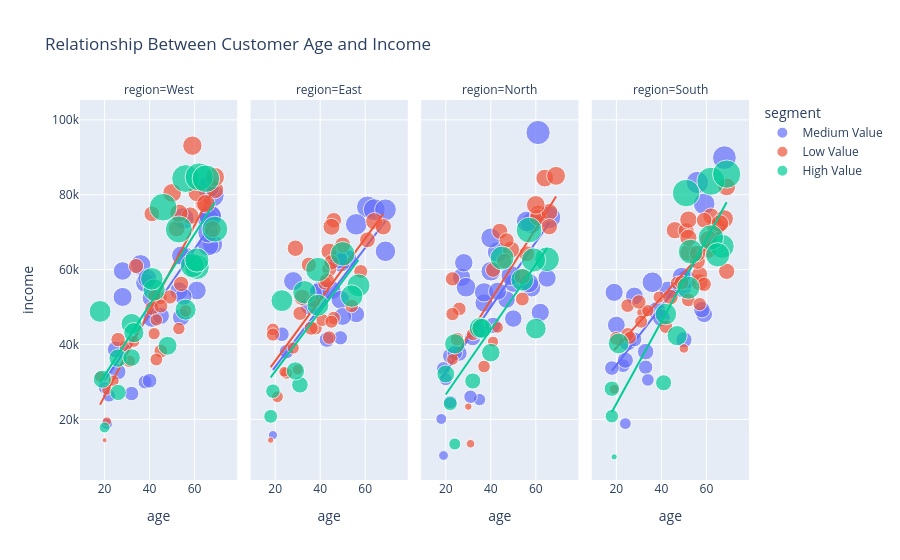

This figure's notebook cell:
### Markdown cell above
## Grammer of Graphics


1. Data: `df`
2. Aesthetics
   1. x-axis:
   2. y-axis:

### Code cell
import plotly.express as px

fig = px.scatter(
    data_frame=df, # data
    x="age", # x aesthetic
    y="income", # y aesthetic
    color="segment", # color aesthetic
    size="monthly_spend", # size aesthetic
    # facet_row ="region", # facet

    facet_col="region",
    trendline="ols", # statistical layer
    title="Relationship Between Customer Age and Income"
)

fig.show()

### Figure 1 — Plotly figure (JSON) as saved in the notebook; plotly's stock layout.template omitted (floating-point values rounded to 4 significant figures)
{"data": [{"hovertemplate": "segment=Medium Value<br>region=West<br>age=%{x}<br>income=%{y}<br>monthly_spend=%{marker.size}<extra></extra>", "legendgroup": "Medium Value", "marker": {"color": "#636efa", "size": [2411.0, 2778.0, 2195.0, 2320.0, 2030.0, 2967.0, 1269.0, 838.0, 3014.0, 1887.0, 2253.0, 1827.0, 1379.0, 2282.0, 1595.0, 2323.0, 1334.0, 2115.0, 3384.0, 2584.0, 2423.0, 2911.0, 3249.0, 1011.0, 2945.0, 2344.0, 2740.0, 1950.0, 1919.0, 3293.0, 1083.0], "sizemode": "area", "sizeref": 12.76, "symbol": "circle"}, "mode": "markers", "name": "Medium Value", "orientation": "v", "showlegend": true, "type": "scatter", "x": [56, 36, 28, 28, 41, 55, 38, 21, 67, 45, 61, 25, 40, 38, 26, 39, 32, 53, 68, 68, 41, 66, 66, 20, 66, 54, 66, 54, 55, 67, 22], "xaxis": "x", "y": [63350.0, 61230.0, 59640.0, 52710.0, 46960.0, 73640.0, 30000.0, 18850.0, 74560.0, 47650.0, 54430.0, 38670.0, 30330.0, 56460.0, 32700.0, 57670.0, 26900.0, 54310.0, 79810.0, 66770.0, 52470.0, 66520.0, 81980.0, 28450.0, 73680.0, 63740.0, 69890.0, 47320.0, 52760.0, 74120.0, 26370.0], "yaxis": "y"}, {"hovertemplate": "<b>OLS trendline</b><br>income = 876.822 * age + 12889.2<br>R<sup>2</sup>=0.667133<br><br>segment=Medium Value<br>region=West<br>age=%{x}<br>income=%{y} <b>(trend)</b><extra></extra>", "legendgroup": "Medium Value", "marker": {"color": "#636efa", "symbol": "circle"}, "mode": "lines", "name": "Medium Value", "showlegend": false, "type": "scatter", "x": [20, 21, 22, 25, 26, 28, 28, 32, 36, 38, 38, 39, 40, 41, 41, 45, 53, 54, 54, 55, 55, 56, 61, 66, 66, 66, 66, 67, 67, 68, 68], "xaxis": "x", "y": [30430.0, 31300.0, 32180.0, 34810.0, 35690.0, 37440.0, 37440.0, 40950.0, 44450.0, 46210.0, 46210.0, 47090.0, 47960.0, 48840.0, 48840.0, 52350.0, 59360.0, 60240.0, 60240.0, 61110.0, 61110.0, 61990.0, 66380.0, 70760.0, 70760.0, 70760.0, 70760.0, 71640.0, 71640.0, 72510.0, 72510.0], "yaxis": "y"}, {"hovertemplate": "segment=Medium Value<br>region=East<br>age=%{x}<br>income=%{y}<br>monthly_spend=%{marker.size}<extra></extra>", "legendgroup": "Medium Value", "marker": {"color": "#636efa", "size": [2688.0, 2233.0, 1972.0, 3068.0, 1554.0, 1336.0, 1373.0, 2001.0, 2406.0, 1833.0, 3077.0, 1300.0, 539.0, 2341.0, 2432.0, 2960.0, 2233.0, 2031.0, 2366.0, 3025.0, 2314.0], "sizemode": "area", "sizeref": 12.76, "symbol": "circle"}, "mode": "markers", "name": "Medium Value", "orientation": "v", "showlegend": false, "type": "scatter", "x": [69, 40, 39, 61, 43, 25, 23, 35, 52, 56, 64, 49, 19, 45, 49, 56, 49, 50, 28, 69, 48], "xaxis": "x2", "y": [64900.0, 54560.0, 54100.0, 76720.0, 41310.0, 38080.0, 42750.0, 50280.0, 62780.0, 48080.0, 76010.0, 41800.0, 15800.0, 54500.0, 61920.0, 72100.0, 51960.0, 47490.0, 56910.0, 75980.0, 62720.0], "yaxis": "y2"}, {"hovertemplate": "<b>OLS trendline</b><br>income = 795.438 * age + 18094.1<br>R<sup>2</sup>=0.595632<br><br>segment=Medium Value<br>region=East<br>age=%{x}<br>income=%{y} <b>(trend)</b><extra></extra>", "legendgroup": "Medium Value", "marker": {"color": "#636efa", "symbol": "circle"}, "mode": "lines", "name": "Medium Value", "showlegend": false, "type": "scatter", "x": [19, 23, 25, 28, 35, 39, 40, 43, 45, 48, 49, 49, 49, 50, 52, 56, 56, 61, 64, 69, 69], "xaxis": "x2", "y": [33210.0, 36390.0, 37980.0, 40370.0, 45930.0, 49120.0, 49910.0, 52300.0, 53890.0, 56280.0, 57070.0, 57070.0, 57070.0, 57870.0, 59460.0, 62640.0, 62640.0, 66620.0, 69000.0, 72980.0, 72980.0], "yaxis": "y2"}, {"hovertemplate": "segment=Medium Value<br>region=North<br>age=%{x}<br>income=%{y}<br>monthly_spend=%{marker.size}<extra></extra>", "legendgroup": "Medium Value", "marker": {"color": "#636efa", "size": [614.0, 3348.0, 971.0, 2133.0, 1243.0, 2172.0, 1165.0, 2297.0, 1658.0, 1604.0, 762.0, 3732.0, 1704.0, 2172.0, 1552.0, 2862.0, 2471.0, 2562.0, 2117.0, 1963.0, 2767.0, 1947.0, 2458.0, 2649.0, 1918.0, 1172.0, 1103.0, 2389.0, 1513.0, 2406.0, 2180.0, 2549.0, 2099.0, 2124.0], "sizemode": "area", "sizeref": 12.76, "symbol": "circle"}, "mode": "markers", "name": "Medium Value", "orientation": "v", "showlegend": false, "type": "scatter", "x": [19, 66, 35, 37, 19, 27, 31, 58, 32, 26, 18, 61, 41, 50, 22, 58, 29, 49, 62, 47, 56, 50, 40, 43, 34, 22, 20, 37, 24, 57, 28, 40, 43, 65], "xaxis": "x3", "y": [10360.0, 73960.0, 25300.0, 51100.0, 33580.0, 57930.0, 26040.0, 55210.0, 41810.0, 37650.0, 20110.0, 96610.0, 45110.0, 56380.0, 36960.0, 72440.0, 55300.0, 58410.0, 48590.0, 52010.0, 72840.0, 46920.0, 59570.0, 64670.0, 43690.0, 24630.0, 30750.0, 53930.0, 37760.0, 56410.0, 61830.0, 68460.0, 54220.0, 57740.0], "yaxis": "y3"}, {"hovertemplate": "<b>OLS trendline</b><br>income = 865.961 * age + 15374.1<br>R<sup>2</sup>=0.521832<br><br>segment=Medium Value<br>region=North<br>age=%{x}<br>income=%{y} <b>(trend)</b><extra></extra>", "legendgroup": "Medium Value", "marker": {"color": "#636efa", "symbol": "circle"}, "mode": "lines", "name": "Medium Value", "showlegend": false, "type": "scatter", "x": [18, 19, 19, 20, 22, 22, 24, 26, 27, 28, 29, 31, 32, 34, 35, 37, 37, 40, 40, 41, 43, 43, 47, 49, 50, 50, 56, 57, 58, 58, 61, 62, 65, 66], "xaxis": "x3", "y": [30960.0, 31830.0, 31830.0, 32690.0, 34430.0, 34430.0, 36160.0, 37890.0, 38760.0, 39620.0, 40490.0, 42220.0, 43080.0, 44820.0, 45680.0, 47410.0, 47410.0, 50010.0, 50010.0, 50880.0, 52610.0, 52610.0, 56070.0, 57810.0, 58670.0, 58670.0, 63870.0, 64730.0, 65600.0, 65600.0, 68200.0, 69060.0, 71660.0, 72530.0], "yaxis": "y3"}, {"hovertemplate": "segment=Medium Value<br>region=South<br>age=%{x}<br>income=%{y}<br>monthly_spend=%{marker.size}<extra></extra>", "legendgroup": "Medium Value", "marker": {"color": "#636efa", "size": [2113.0, 3001.0, 1318.0, 3621.0, 3188.0, 1791.0, 2152.0, 2056.0, 2040.0, 891.0, 1238.0, 2047.0, 1704.0, 1368.0, 1988.0, 1739.0, 1021.0, 2107.0, 2731.0, 2433.0, 2407.0, 1424.0, 1740.0, 2280.0, 1656.0], "sizemode": "area", "sizeref": 12.76, "symbol": "circle"}, "mode": "markers", "name": "Medium Value", "orientation": "v", "showlegend": false, "type": "scatter", "x": [38, 59, 33, 68, 56, 59, 43, 40, 20, 24, 23, 28, 50, 18, 25, 58, 34, 19, 36, 49, 51, 28, 33, 49, 24], "xaxis": "x4", "y": [49040.0, 77570.0, 33950.0, 89890.0, 83270.0, 48080.0, 54510.0, 47160.0, 45190.0, 18890.0, 34370.0, 52950.0, 41280.0, 33710.0, 40660.0, 49310.0, 30560.0, 53940.0, 56630.0, 55160.0, 57360.0, 41370.0, 38100.0, 58100.0, 35800.0], "yaxis": "y4"}, {"hovertemplate": "<b>OLS trendline</b><br>income = 780.731 * age + 18937.5<br>R<sup>2</sup>=0.497187<br><br>segment=Medium Value<br>region=South<br>age=%{x}<br>income=%{y} <b>(trend)</b><extra></extra>", "legendgroup": "Medium Value", "marker": {"color": "#636efa", "symbol": "circle"}, "mode": "lines", "name": "Medium Value", "showlegend": false, "type": "scatter", "x": [18, 19, 20, 23, 24, 24, 25, 28, 28, 33, 33, 34, 36, 38, 40, 43, 49, 49, 50, 51, 56, 58, 59, 59, 68], "xaxis": "x4", "y": [32990.0, 33770.0, 34550.0, 36890.0, 37680.0, 37680.0, 38460.0, 40800.0, 40800.0, 44700.0, 44700.0, 45480.0, 47040.0, 48610.0, 50170.0, 52510.0, 57190.0, 57190.0, 57970.0, 58750.0, 62660.0, 64220.0, 65000.0, 65000.0, 72030.0], "yaxis": "y4"}, {"hovertemplate": "segment=Low Value<br>region=West<br>age=%{x}<br>income=%{y}<br>monthly_spend=%{marker.size}<extra></extra>", "legendgroup": "Low Value", "marker": {"color": "#EF553B", "size": [1289.0, 825.0, 1082.0, 2012.0, 1871.0, 1095.0, 1013.0, 828.0, 669.0, 978.0, 1902.0, 989.0, 951.0, 1589.0, 1471.0, 1859.0, 1233.0, 1515.0, 1041.0, 2364.0, 541.0, 1025.0, 1307.0, 2393.0, 1254.0, 1989.0, 1329.0, 1979.0, 910.0, 2147.0, 163.0, 2244.0, 2209.0, 793.0], "sizemode": "area", "sizeref": 12.76, "symbol": "circle"}, "mode": "markers", "name": "Low Value", "orientation": "v", "showlegend": true, "type": "scatter", "x": [41, 29, 45, 69, 68, 42, 31, 24, 21, 53, 64, 43, 42, 41, 34, 52, 45, 54, 43, 69, 21, 56, 49, 59, 45, 58, 26, 61, 33, 53, 20, 50, 65, 18], "xaxis": "x", "y": [49640.0, 39560.0, 52390.0, 81290.0, 70820.0, 53000.0, 35520.0, 30320.0, 27840.0, 44260.0, 77680.0, 46580.0, 42910.0, 74910.0, 60960.0, 71020.0, 38240.0, 56200.0, 35990.0, 84720.0, 19450.0, 48970.0, 52700.0, 93110.0, 50260.0, 74400.0, 41300.0, 80480.0, 40820.0, 75060.0, 14450.0, 80480.0, 77600.0, 31460.0], "yaxis": "y"}, {"hovertemplate": "<b>OLS trendline</b><br>income = 1140.42 * age + 3423.77<br>R<sup>2</sup>=0.704965<br><br>segment=Low Value<br>region=West<br>age=%{x}<br>income=%{y} <b>(trend)</b><extra></extra>", "legendgroup": "Low Value", "marker": {"color": "#EF553B", "symbol": "circle"}, "mode": "lines", "name": "Low Value", "showlegend": false, "type": "scatter", "x": [18, 20, 21, 21, 24, 26, 29, 31, 33, 34, 41, 41, 42, 42, 43, 43, 45, 45, 45, 49, 50, 52, 53, 53, 54, 56, 58, 59, 61, 64, 65, 68, 69, 69], "xaxis": "x", "y": [23950.0, 26230.0, 27370.0, 27370.0, 30790.0, 33070.0, 36500.0, 38780.0, 41060.0, 42200.0, 50180.0, 50180.0, 51320.0, 51320.0, 52460.0, 52460.0, 54740.0, 54740.0, 54740.0, 59300.0, 60440.0, 62730.0, 63870.0, 63870.0, 65010.0, 67290.0, 69570.0, 70710.0, 72990.0, 76410.0, 77550.0, 80970.0, 82110.0, 82110.0], "yaxis": "y"}, {"hovertemplate": "segment=Low Value<br>region=East<br>age=%{x}<br>income=%{y}<br>monthly_spend=%{marker.size}<extra></extra>", "legendgroup": "Low Value", "marker": {"color": "#EF553B", "size": [1147.0, 927.0, 1098.0, 1635.0, 1231.0, 1029.0, 1909.0, 1278.0, 1565.0, 970.0, 1737.0, 730.0, 1079.0, 1171.0, 253.0, 1461.0, 1692.0, 760.0, 1171.0, 1856.0, 1095.0, 1607.0, 1299.0, 1720.0, 1535.0, 1119.0, 898.0, 1469.0, 1270.0, 1245.0, 1510.0, 1737.0], "sizemode": "area", "sizeref": 12.76, "symbol": "circle"}, "mode": "markers", "name": "Low Value", "orientation": "v", "showlegend": false, "type": "scatter", "x": [46, 25, 38, 50, 42, 19, 64, 31, 46, 28, 68, 24, 41, 44, 18, 44, 32, 30, 54, 45, 45, 61, 37, 44, 45, 19, 21, 43, 36, 58, 35, 29], "xaxis": "x2", "y": [47070.0, 32340.0, 44320.0, 66580.0, 56370.0, 44030.0, 72930.0, 48310.0, 73170.0, 39070.0, 71450.0, 32710.0, 46560.0, 41850.0, 14470.0, 60160.0, 52590.0, 33290.0, 50300.0, 71430.0, 46090.0, 67950.0, 51590.0, 64900.0, 61950.0, 42660.0, 26060.0, 57100.0, 44360.0, 59500.0, 61300.0, 65710.0], "yaxis": "y2"}, {"hovertemplate": "<b>OLS trendline</b><br>income = 818.431 * age + 19228.4<br>R<sup>2</sup>=0.543693<br><br>segment=Low Value<br>region=East<br>age=%{x}<br>income=%{y} <b>(trend)</b><extra></extra>", "legendgroup": "Low Value", "marker": {"color": "#EF553B", "symbol": "circle"}, "mode": "lines", "name": "Low Value", "showlegend": false, "type": "scatter", "x": [18, 19, 19, 21, 24, 25, 28, 29, 30, 31, 32, 35, 36, 37, 38, 41, 42, 43, 44, 44, 44, 45, 45, 45, 46, 46, 50, 54, 58, 61, 64, 68], "xaxis": "x2", "y": [33960.0, 34780.0, 34780.0, 36420.0, 38870.0, 39690.0, 42140.0, 42960.0, 43780.0, 44600.0, 45420.0, 47870.0, 48690.0, 49510.0, 50330.0, 52780.0, 53600.0, 54420.0, 55240.0, 55240.0, 55240.0, 56060.0, 56060.0, 56060.0, 56880.0, 56880.0, 60150.0, 63420.0, 66700.0, 69150.0, 71610.0, 74880.0], "yaxis": "y2"}, {"hovertemplate": "segment=Low Value<br>region=North<br>age=%{x}<br>income=%{y}<br>monthly_spend=%{marker.size}<extra></extra>", "legendgroup": "Low Value", "marker": {"color": "#EF553B", "size": [1810.0, 1658.0, 1236.0, 1200.0, 2036.0, 1867.0, 1074.0, 1458.0, 1202.0, 467.0, 1658.0, 866.0, 1846.0, 2227.0, 355.0, 1656.0, 1869.0, 2284.0, 1716.0, 1148.0, 787.0, 1331.0, 884.0, 1529.0, 1010.0, 1468.0], "sizemode": "area", "sizeref": 12.76, "symbol": "circle"}, "mode": "markers", "name": "Low Value", "orientation": "v", "showlegend": false, "type": "scatter", "x": [61, 44, 54, 26, 64, 61, 32, 41, 25, 31, 56, 43, 66, 60, 30, 54, 49, 69, 66, 23, 41, 23, 23, 46, 37, 47], "xaxis": "x3", "y": [75010.0, 70230.0, 52140.0, 49520.0, 84450.0, 73930.0, 42750.0, 59950.0, 41420.0, 13500.0, 64210.0, 44570.0, 75390.0, 77290.0, 23420.0, 58140.0, 65350.0, 85040.0, 71490.0, 48140.0, 40750.0, 57530.0, 36020.0, 62340.0, 34130.0, 67810.0], "yaxis": "y3"}, {"hovertemplate": "<b>OLS trendline</b><br>income = 954.139 * age + 13703.2<br>R<sup>2</sup>=0.612550<br><br>segment=Low Value<br>region=North<br>age=%{x}<br>income=%{y} <b>(trend)</b><extra></extra>", "legendgroup": "Low Value", "marker": {"color": "#EF553B", "symbol": "circle"}, "mode": "lines", "name": "Low Value", "showlegend": false, "type": "scatter", "x": [23, 23, 23, 25, 26, 30, 31, 32, 37, 41, 41, 43, 44, 46, 47, 49, 54, 54, 56, 60, 61, 61, 64, 66, 66, 69], "xaxis": "x3", "y": [35650.0, 35650.0, 35650.0, 37560.0, 38510.0, 42330.0, 43280.0, 44240.0, 49010.0, 52820.0, 52820.0, 54730.0, 55690.0, 57590.0, 58550.0, 60460.0, 65230.0, 65230.0, 67130.0, 70950.0, 71910.0, 71910.0, 74770.0, 76680.0, 76680.0, 79540.0], "yaxis": "y3"}, {"hovertemplate": "segment=Low Value<br>region=South<br>age=%{x}<br>income=%{y}<br>monthly_spend=%{marker.size}<extra></extra>", "legendgroup": "Low Value", "marker": {"color": "#EF553B", "size": [961.0, 1115.0, 2050.0, 1988.0, 972.0, 1891.0, 1718.0, 1919.0, 1201.0, 1233.0, 1666.0, 1663.0, 1223.0, 1944.0, 1101.0, 1121.0, 1339.0, 2084.0, 1633.0, 1174.0, 1333.0, 1453.0, 1572.0, 1696.0, 1230.0, 1692.0, 2090.0, 1402.0, 2033.0, 582.0, 1154.0, 1183.0, 1584.0, 1893.0, 1971.0, 624.0], "sizemode": "area", "sizeref": 12.76, "symbol": "circle"}, "mode": "markers", "name": "Low Value", "orientation": "v", "showlegend": false, "type": "scatter", "x": [39, 32, 64, 52, 34, 57, 62, 46, 25, 25, 51, 57, 52, 52, 31, 26, 59, 68, 56, 47, 30, 61, 44, 69, 20, 56, 61, 49, 69, 50, 57, 42, 59, 52, 66, 19], "xaxis": "x4", "y": [52660.0, 48590.0, 71560.0, 64520.0, 49060.0, 56640.0, 74290.0, 70520.0, 50390.0, 42680.0, 70400.0, 58720.0, 51900.0, 73360.0, 46100.0, 41820.0, 56080.0, 73580.0, 62230.0, 56440.0, 51360.0, 65010.0, 52660.0, 59540.0, 41630.0, 64330.0, 68060.0, 56570.0, 82090.0, 38950.0, 50770.0, 44760.0, 73200.0, 68500.0, 72320.0, 28050.0], "yaxis": "y4"}, {"hovertemplate": "<b>OLS trendline</b><br>income = 666.777 * age + 25828<br>R<sup>2</sup>=0.615136<br><br>segment=Low Value<br>region=South<br>age=%{x}<br>income=%{y} <b>(trend)</b><extra></extra>", "legendgroup": "Low Value", "marker": {"color": "#EF553B", "symbol": "circle"}, "mode": "lines", "name": "Low Value", "showlegend": false, "type": "scatter", "x": [19, 20, 25, 25, 26, 30, 31, 32, 34, 39, 42, 44, 46, 47, 49, 50, 51, 52, 52, 52, 52, 56, 56, 57, 57, 57, 59, 59, 61, 61, 62, 64, 66, 68, 69, 69], "xaxis": "x4", "y": [38500.0, 39160.0, 42500.0, 42500.0, 43160.0, 45830.0, 46500.0, 47160.0, 48500.0, 51830.0, 53830.0, 55170.0, 56500.0, 57170.0, 58500.0, 59170.0, 59830.0, 60500.0, 60500.0, 60500.0, 60500.0, 63170.0, 63170.0, 63830.0, 63830.0, 63830.0, 65170.0, 65170.0, 66500.0, 66500.0, 67170.0, 68500.0, 69840.0, 71170.0, 71840.0, 71840.0], "yaxis": "y4"}, {"hovertemplate": "segment=High Value<br>region=West<br>age=%{x}<br>income=%{y}<br>monthly_spend=%{marker.size}<extra></extra>", "legendgroup": "High Value", "marker": {"color": "#00cc96", "size": [4960.0, 4655.0, 759.0, 3947.0, 2101.0, 2161.0, 2285.0, 5029.0, 3163.0, 3738.0, 3746.0, 1974.0, 4894.0, 3271.0, 2828.0, 3046.0, 4850.0, 1689.0, 2844.0, 2616.0, 4275.0], "sizemode": "area", "sizeref": 12.76, "symbol": "circle"}, "mode": "markers", "name": "High Value", "orientation": "v", "showlegend": true, "type": "scatter", "x": [56, 53, 20, 61, 19, 26, 48, 62, 42, 59, 61, 32, 46, 41, 32, 18, 65, 26, 56, 33, 69], "xaxis": "x", "y": [84330.0, 70720.0, 17850.0, 60680.0, 30740.0, 36380.0, 39670.0, 84760.0, 54580.0, 61080.0, 62560.0, 36530.0, 76660.0, 57550.0, 45500.0, 48840.0, 84290.0, 27200.0, 49310.0, 43160.0, 70820.0], "yaxis": "y"}, {"hovertemplate": "<b>OLS trendline</b><br>income = 944.659 * age + 12828.6<br>R<sup>2</sup>=0.643954<br><br>segment=High Value<br>region=West<br>age=%{x}<br>income=%{y} <b>(trend)</b><extra></extra>", "legendgroup": "High Value", "marker": {"color": "#00cc96", "symbol": "circle"}, "mode": "lines", "name": "High Value", "showlegend": false, "type": "scatter", "x": [18, 19, 20, 26, 26, 32, 32, 33, 41, 42, 46, 48, 53, 56, 56, 59, 61, 61, 62, 65, 69], "xaxis": "x", "y": [29830.0, 30780.0, 31720.0, 37390.0, 37390.0, 43060.0, 43060.0, 44000.0, 51560.0, 52500.0, 56280.0, 58170.0, 62900.0, 65730.0, 65730.0, 68560.0, 70450.0, 70450.0, 71400.0, 74230.0, 78010.0], "yaxis": "y"}, {"hovertemplate": "segment=High Value<br>region=East<br>age=%{x}<br>income=%{y}<br>monthly_spend=%{marker.size}<extra></extra>", "legendgroup": "High Value", "marker": {"color": "#00cc96", "size": [1762.0, 3368.0, 3497.0, 1227.0, 3828.0, 3241.0, 3069.0, 3053.0, 2133.0, 1353.0, 3849.0], "sizemode": "area", "sizeref": 12.76, "symbol": "circle"}, "mode": "markers", "name": "High Value", "orientation": "v", "showlegend": false, "type": "scatter", "x": [31, 57, 33, 18, 50, 54, 39, 23, 29, 19, 39], "xaxis": "x2", "y": [29240.0, 55800.0, 53950.0, 20830.0, 64220.0, 52940.0, 50500.0, 51720.0, 32950.0, 27540.0, 60010.0], "yaxis": "y2"}, {"hovertemplate": "<b>OLS trendline</b><br>income = 804.824 * age + 16746.6<br>R<sup>2</sup>=0.539874<br><br>segment=High Value<br>region=East<br>age=%{x}<br>income=%{y} <b>(trend)</b><extra></extra>", "legendgroup": "High Value", "marker": {"color": "#00cc96", "symbol": "circle"}, "mode": "lines", "name": "High Value", "showlegend": false, "type": "scatter", "x": [18, 19, 23, 29, 31, 33, 39, 39, 50, 54, 57], "xaxis": "x2", "y": [31230.0, 32040.0, 35260.0, 40090.0, 41700.0, 43310.0, 48130.0, 48130.0, 56990.0, 60210.0, 62620.0], "yaxis": "y2"}, {"hovertemplate": "segment=High Value<br>region=North<br>age=%{x}<br>income=%{y}<br>monthly_spend=%{marker.size}<extra></extra>", "legendgroup": "High Value", "marker": {"color": "#00cc96", "size": [1671.0, 2753.0, 4246.0, 2046.0, 2652.0, 3903.0, 2748.0, 935.0, 1278.0, 2200.0, 3751.0, 2557.0, 3653.0, 3303.0], "sizemode": "area", "sizeref": 12.76, "symbol": "circle"}, "mode": "markers", "name": "High Value", "orientation": "v", "showlegend": false, "type": "scatter", "x": [32, 60, 57, 20, 24, 65, 35, 24, 22, 40, 59, 36, 45, 54], "xaxis": "x3", "y": [30270.0, 44230.0, 70560.0, 32130.0, 40170.0, 62780.0, 44430.0, 13440.0, 24220.0, 37820.0, 62580.0, 44320.0, 63110.0, 57280.0], "yaxis": "y3"}, {"hovertemplate": "<b>OLS trendline</b><br>income = 868.196 * age + 9276.25<br>R<sup>2</sup>=0.667103<br><br>segment=High Value<br>region=North<br>age=%{x}<br>income=%{y} <b>(trend)</b><extra></extra>", "legendgroup": "High Value", "marker": {"color": "#00cc96", "symbol": "circle"}, "mode": "lines", "name": "High Value", "showlegend": false, "type": "scatter", "x": [20, 22, 24, 24, 32, 35, 36, 40, 45, 54, 57, 59, 60, 65], "xaxis": "x3", "y": [26640.0, 28380.0, 30110.0, 30110.0, 37060.0, 39660.0, 40530.0, 44000.0, 48350.0, 56160.0, 58760.0, 60500.0, 61370.0, 65710.0], "yaxis": "y3"}, {"hovertemplate": "segment=High Value<br>region=South<br>age=%{x}<br>income=%{y}<br>monthly_spend=%{marker.size}<extra></extra>", "legendgroup": "High Value", "marker": {"color": "#00cc96", "size": [1658.0, 2614.0, 3915.0, 3698.0, 2752.0, 4861.0, 4149.0, 3770.0, 3412.0, 1525.0, 5041.0, 2983.0, 5102.0, 251.0, 1162.0], "sizemode": "area", "sizeref": 12.76, "symbol": "circle"}, "mode": "markers", "name": "High Value", "orientation": "v", "showlegend": false, "type": "scatter", "x": [41, 47, 53, 67, 21, 51, 62, 65, 52, 18, 62, 42, 69, 19, 18], "xaxis": "x4", "y": [29770.0, 42360.0, 64800.0, 66210.0, 40270.0, 80440.0, 68570.0, 63950.0, 55180.0, 28200.0, 83620.0, 48130.0, 85500.0, 10000.0, 20850.0], "yaxis": "y4"}, {"hovertemplate": "<b>OLS trendline</b><br>income = 1098.8 * age + 2199.27<br>R<sup>2</sup>=0.764947<br><br>segment=High Value<br>region=South<br>age=%{x}<br>income=%{y} <b>(trend)</b><extra></extra>", "legendgroup": "High Value", "marker": {"color": "#00cc96", "symbol": "circle"}, "mode": "lines", "name": "High Value", "showlegend": false, "type": "scatter", "x": [18, 18, 19, 21, 41, 42, 47, 51, 52, 53, 62, 62, 65, 67, 69], "xaxis": "x4", "y": [21980.0, 21980.0, 23080.0, 25270.0, 47250.0, 48350.0, 53840.0, 58240.0, 59340.0, 60440.0, 70320.0, 70320.0, 73620.0, 75820.0, 78020.0], "yaxis": "y4"}], "layout": {"annotations": [{"font": {}, "showarrow": false, "text": "region=West", "x": 0.1175, "xanchor": "center", "xref": "paper", "y": 1, "yanchor": "bottom", "yref": "paper"}, {"font": {}, "showarrow": false, "text": "region=East", "x": 0.3725, "xanchor": "center", "xref": "paper", "y": 1, "yanchor": "bottom", "yref": "paper"}, {"font": {}, "showarrow": false, "text": "region=North", "x": 0.6275, "xanchor": "center", "xref": "paper", "y": 1, "yanchor": "bottom", "yref": "paper"}, {"font": {}, "showarrow": false, "text": "region=South", "x": 0.8825, "xanchor": "center", "xref": "paper", "y": 1, "yanchor": "bottom", "yref": "paper"}], "legend": {"itemsizing": "constant", "title": {"text": "segment"}, "tracegroupgap": 0}, "title": {"text": "Relationship Between Customer Age and Income"}, "xaxis": {"anchor": "y", "domain": [0, 0.235], "title": {"text": "age"}}, "xaxis2": {"anchor": "y2", "domain": [0.255, 0.49], "matches": "x", "title": {"text": "age"}}, "xaxis3": {"anchor": "y3", "domain": [0.51, 0.745], "matches": "x", "title": {"text": "age"}}, "xaxis4": {"anchor": "y4", "domain": [0.765, 1.0], "matches": "x", "title": {"text": "age"}}, "yaxis": {"anchor": "x", "domain": [0, 1], "title": {"text": "income"}}, "yaxis2": {"anchor": "x2", "domain": [0, 1], "matches": "y", "showticklabels": false}, "yaxis3": {"anchor": "x3", "domain": [0, 1], "matches": "y", "showticklabels": false}, "yaxis4": {"anchor": "x4", "domain": [0, 1], "matches": "y", "showticklabels": false}}}
